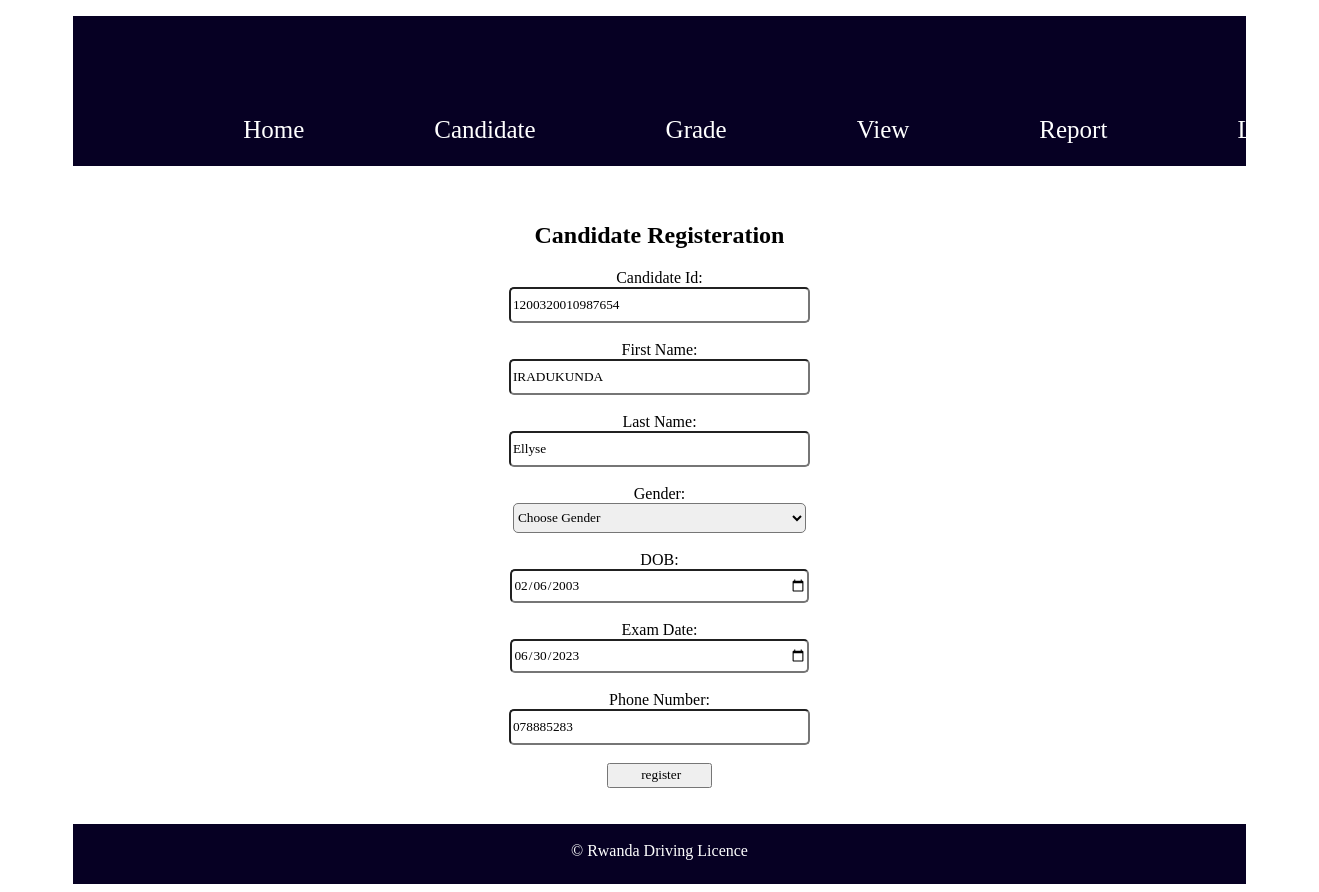
Screenshot of /Update.php?upd=1200320010987654 (signed in) with the database file from the repository.
### tables this page shows
CREATE TABLE `candidate` (
  `CandidateNationalId` varchar(20) NOT NULL,
  `FirstName` varchar(100) NOT NULL,
  `LastName` varchar(100) NOT NULL,
  `Gender` varchar(12) NOT NULL,
  `DOB` date NOT NULL,
  `ExamDate` date NOT NULL,
  `PhoneNumber` varchar(20) NOT NULL
);

### Update.php (the view, shortened to what this page needs)
<!DOCTYPE html>
<html>
<head>
	<link rel="stylesheet" type="text/css" href="style.css">
</head>
<body>
	<div class="header">
		<div class="navbar">
			<ul>
				<li><a href="Index.php">Home</a></li>
				<li><a href="Candidate.php">Candidate</a></li>
				<li><a href="Grade.php">Grade</a></li>
				<li><a href="#">View</a>
				</li>
				<li><a href="#">Report</a>
				</li>
				<li><a href="Logout.php">LogOut</a></li>
			</ul>
		</div>
	</div>
	<div class="content">
		<br><br>
		<center>
			<form method="POST" action="Update.php">
				<?php
		$link=mysqli_connect("localhost","root","","rdl");
		$id=$_GET['upd'];
		$sel="SELECT * FROM Candidate WHERE CandidateNationalId='$id'";
		$res=mysqli_query($link,$sel);
		while ($row=mysqli_fetch_array($res)) {
		?>
				<h2>Candidate Registeration</h2>
				Candidate Id:<br>
				<input type="text" name="id" placeholder="Candidate Id" maxlength="16" required value="<?php echo $row['CandidateNationalId'];?>"><br><br>
				First Name:<br>
				<input type="text" name="Fname" placeholder="First Name" required value="<?php echo $row['FirstName'];?>"><br><br>
				Last Name:<br>
				<input type="text" name="Lname" placeholder="Last Name" required value="<?php echo $row['LastName'];?>"><br><br>
				Gender:<br>
				<select name="Gender">
					<option>Choose Gender</option>
				</select><br><br>
				DOB:<br>
				<input type="date" name="Dob"required value="<?php echo $row['DOB'];?>"><br><br>
				Exam Date:<br>
				<input type="date" name="Exam" value="<?php echo $row['ExamDate'];?>"><br><br>
				Phone Number:<br>
				<input type="number" name="phone" placeholder="Phone Number" maxlength="12" required value="<?php echo $row['PhoneNumber'];?>"><br><br>
				<input type="submit" name="ok" value=" register">
			<?php } ?>
			</form>
		</center>
	</div>
	<br><br>
	<div class="footer">
		<br>
		<center>&copy Rwanda Driving Licence</center>
	</div>
</body>
</html>

### style.css (style rules this page uses)
* { font-family: Georgia, 'Times New Roman', Times, serif; text-decoration: none; }
.header { width: 90%; height: 150px; margin-left: 5%; margin-top: 10px; background-color: rgb(6, 0, 35); }
.navbar ul { list-style: none; display: flex; }
.navbar ul li { margin-top: 100px; margin-left: 130px; }
.navbar a { font-size: 25px; color:white; }
.content { height: auto; width: 90%; margin-left: 5%; }
input[type="text"], input[type="number"], input[type="Date"], input[type="password"] { width: 25%; height: 30px; border-radius: 5px; }
input[type="Submit"] { width: 9%; height: 25px; }
select { width: 25%; height: 30px; border-radius: 5px; }
.footer { height: 60px; width: 90%; margin-left: 5%; background-color: rgb(6, 0, 35); color: white; }

### rows the page displays
candidate: id "1200320010987654", Fname "IRADUKUNDA", Lname "Ellyse", Dob "02/06/2003", Exam "06/30/2023", phone "078885283"
